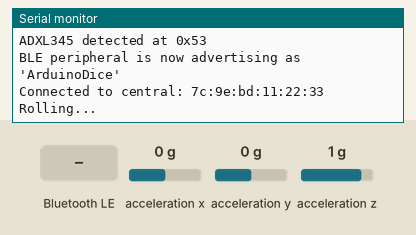
This sketch was run on a simulated Arduino Nano 33 IoT. Parts: the last lines printed to the serial monitor. The test bench sets the inputs (shaded band); at power-on: acceleration z 1 g, acceleration x 0 g, acceleration y 0 g. Nothing arrives over Bluetooth unless stated; a phone connects over Bluetooth LE 3 s after start.

Above: at 3.9 s.
4.0 s: Bluetooth LE write "1" received
5.6 s: acceleration z set to -0.8 g
At 7.01 s:
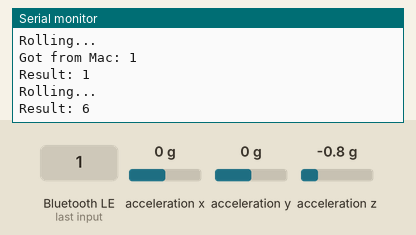
7.1 s: Bluetooth LE write "0" received
At 8.0 s:
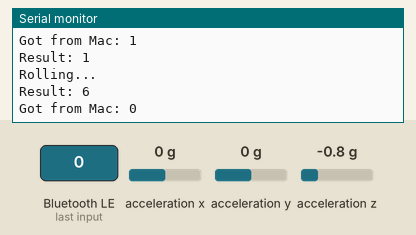

The sketch:

dice_of_sending_adxl345.ino
```cpp
#include <Wire.h>
#include <Adafruit_ADXL345_U.h>
#include <ArduinoBLE.h>

// ---------------------- Calibration ----------------------

// Use calibration sketch to calculate these values.

// How "close" a reading must be to a stored face vector to count as valid
// (lower = stricter). Usually 1.5–2.5 works well for ±1g noise.
float MATCH_THRESHOLD = 2.0;

// Each row: {x, y, z} average when that face is UP
// Use calibration.ino sketch to tweak these values.
float faceCalibrations[6][3] = {
  {-0.16, -0.27, 11.77},  // Face 1
  {-0.27, 9.41, 1.06},  // Face 2
  {-9.85, -0.16, 1.02},  // Face 3
  {0.08, -10.00, 1.73},  // Face 4
  {9.85, 1.26, 1.92},  // Face 5
  {-0.35, -0.35, -8.04}   // Face 6
};

// ---------------------- Accelerometer ----------------------
Adafruit_ADXL345_Unified accel = Adafruit_ADXL345_Unified(12345);
bool rolling = false;

// ---------------------- BLE ----------------------
BLEService simpleService("deadbeef-1234-5678-1234-56789abcdef0");
BLEStringCharacteristic simpleChar("deadbeef-1234-5678-1234-56789abcdef1",
                                   BLERead | BLEWrite | BLENotify, 20);

// ---------------------- Stability Tracking ----------------------
unsigned long stableStart = 0;
const unsigned long STABLE_TIME_MS = 1000;  // must rest this long before confirming result
int lastFace = 0;

// ---------------------- Setup ----------------------
void setup() {
  Serial.begin(115200);
  while (!Serial);

  Serial.println("Starting BLE + ADXL345 Dice...");

  // --- Accelerometer setup ---
  if (!accel.begin()) {
    Serial.println("No ADXL345 detected ... check wiring!");
    while (1);
  }
  accel.setRange(ADXL345_RANGE_16_G);
  Serial.println("ADXL345 detected at 0x53");

  // --- BLE setup ---
  if (!BLE.begin()) {
    Serial.println("Starting BLE failed!");
    while (1);
  }

  BLE.setLocalName("ArduinoDice");
  BLE.setAdvertisedService(simpleService);

  simpleService.addCharacteristic(simpleChar);
  BLE.addService(simpleService);

  simpleChar.writeValue("Ready to roll!");
  BLE.advertise();

  Serial.println("BLE peripheral is now advertising as 'ArduinoDice'");
}

// ---------------------- Main Loop ----------------------
void loop() {
  BLEDevice central = BLE.central();

  if (central) {
    Serial.print("Connected to central: ");
    Serial.println(central.address());

    while (central.connected()) {
      // --- Handle BLE writes ---
      if (simpleChar.written()) {
        Serial.print("Got from Mac: ");
        Serial.println(simpleChar.value());
      }

      // --- Handle dice motion ---
      sensors_event_t event;
      accel.getEvent(&event);

      float x = event.acceleration.x;
      float y = event.acceleration.y;
      float z = event.acceleration.z;

      float mag = sqrt(x * x + y * y + z * z);
      static float prevMag = 0;
      float delta = fabs(mag - prevMag);
      prevMag = mag;

      bool isMoving = delta > 0.25;  // sensitivity threshold

      if (isMoving) {
        if (!rolling) {
          Serial.println("Rolling...");
          rolling = true;
          lastFace = 0;
        }
      } else {
        int face = mapToDieFace(x, y, z);

        if (rolling) {
          // just stopped moving
          rolling = false;
          stableStart = millis();
          lastFace = face;
        } else {
          // still stable — check if it stayed on same side long enough
          if (face != 0 && face == lastFace && (millis() - stableStart) > STABLE_TIME_MS) {
            Serial.print("Result: ");
            Serial.println(face);

            char msg[10];
            sprintf(msg, "Face %d", face);
            simpleChar.writeValue(msg);

            lastFace = 0;  // prevent repeat sends
          }
        }
      }

      delay(100);
    }

    Serial.print("Disconnected from: ");
    Serial.println(central.address());
  }
}

// ---------------------- Dice Face Mapping ----------------------
int mapToDieFace(float x, float y, float z) {
 int bestFace = 0;
  float bestDist = 9999;

  for (int i = 0; i < 6; i++) {
    float dx = x - faceCalibrations[i][0];
    float dy = y - faceCalibrations[i][1];
    float dz = z - faceCalibrations[i][2];
    float dist = sqrt(dx * dx + dy * dy + dz * dz);

    if (dist < bestDist) {
      bestDist = dist;
      bestFace = i + 1;
    }
  }

  // Only count as valid if we're clearly close to a known face
  if (bestDist < MATCH_THRESHOLD) {
    return bestFace;
  } else {
    // Too tilted or in between sides
    return 0;
  }
}
```

Measured:
- after the input at 5.6 s, the serial monitor: prints a new line after 1.2 s (image 1)
- after the input at 7.1 s, the serial monitor: prints a new line after 0.06 s (image 2)
